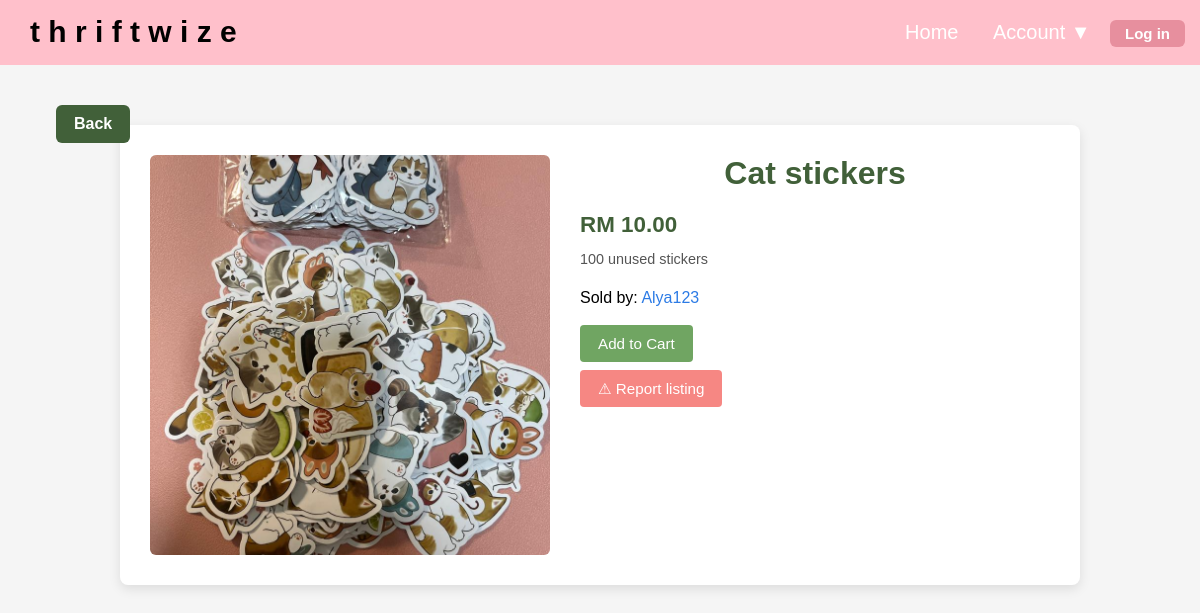
Page /item/1 on the committed database.
### models/items.py (models this page shows)
class Item(db.Model):
    id = db.Column(db.Integer, primary_key=True)
    title = db.Column(db.String(100), nullable=False)
    description = db.Column(db.Text)
    price = db.Column(db.Float)
    trade_option = db.Column(db.String(10))
    image_path = db.Column(db.String(200))
    seller_id = db.Column(db.Integer, db.ForeignKey('user.id'), nullable=False)
    status = db.Column(db.String(50), default='active')
    created_date = db.Column(db.DateTime, default=datetime.utcnow)
    seller = db.relationship('User', backref='items')

### models/user.py (models this page shows, shortened)
class User(db.Model, UserMixin):
    id = db.Column(db.Integer, primary_key=True)
    username = db.Column(db.String(80), nullable=False, unique=True)
    email = db.Column(db.String(120), nullable=False, unique=True)
    password_hash = db.Column(db.String(200), nullable=False)
    bio = db.Column(db.Text, default="")
    profile_pic = db.Column(db.String(200), default="default.jpg")
    role = db.Column(db.String(50), default='user')
    status = db.Column(db.String(50), default='active')
    sent_messages = db.relationship(
    'ChatMessage',
    foreign_keys='ChatMessage.sender_id',
    back_populates='sender'
)
    received_messages = db.relationship(
        'ChatMessage',
        foreign_keys='ChatMessage.receiver_id',
        back_populates='receiver'
    )

### blueprints/item_listing.py (the view)
@item.route("/item/<int:item_id>")
def item_detail(item_id):
    item = Item.query.get_or_404(item_id)
    return render_template("item_detail.html", item=item)

### templates/item_detail.html (shortened to what this page needs)
{% extends 'base.html' %}
{% block body %}
<div class="container-a">
<a href="{{ url_for('main.index') }}" class="cart-button back-button">
   Back
</a>
  <div class="detail-container">
    <div class="detail-card">
      <div class="image-section">
        <img
          src="{{ url_for('static', filename=item.image_path) }}"
          alt="{{ item.title }}"
        >
      </div>
      <div class="info-section">
        <h1>{{ item.title }}</h1>
        <p class="price">RM {{ '%.2f'|format(item.price or 0) }}</p>
        <p class="description">{{ item.description }}</p> <br>
        <p>Sold by: <a href="{{ url_for('user.profile', user_id=item.seller_id) }}"> {{ item.seller.username }} </a>
        </p> <br>
        <form action="{{ url_for('cart.add_to_cart', item_id=item.id) }}" method="get">
  <button type="submit" class="btn primary">Add to Cart</button>
</form><br>
        {% if item.status == 'active' %}
                <a href="{{ url_for('reports.report_listing', listing_id=item.id) }}" class="btn danger">⚠︎ Report listing</a>
            {% else %}
                (suspended)
            {% endif %}
      </div>
    </div>
  </div>
</div>
{% endblock %}

### static/css/main.css (style rules this page uses)
body { margin: 0; padding: 0; box-sizing: border-box; height: 100vh; flex-direction: column; position: relative; font-family: Arial, sans-serif; background-color: #ffffff; }
* { margin: 0; padding: 0; box-sizing: border-box; }
.container-a { margin: 20px; }

### static/css/account.css (style rules this page uses)
img { width: 200px; height: 200px; border-radius: 50%; display: block; margin-left: auto; }

### static/css/base.css (style rules this page uses)
body { font-family: Arial, sans-serif; background-color: #f5f6f8; margin: 0; padding: 0; }
a { text-decoration: none; color: #2c7be5; }

### static/css/marketplace.css (style rules this page uses)
h1 { text-align: center; margin-bottom: 20px; color: #416039; }
.price { font-weight: bold; color: #c95064;; margin: 8px 0; }
.description { font-size: 0.9rem; color: #555; }
.cart-button { padding: 10px 18px; background-color: #416039; color: white; border-radius: 6px; font-weight: bold; text-decoration: none; transition: background-color 0.2s ease, transform 0.15s ease; }

### static/css/itemdetail.css (style rules this page uses)
body { font-family: Arial, sans-serif; background-color: #f5f5f5; margin: 0; }
.detail-container { max-width: 1000px; margin: 40px auto; padding: 20px; }
.detail-card { display: flex; gap: 30px; background-color: white; padding: 30px; border-radius: 8px; box-shadow: 0 4px 12px rgba(0,0,0,0.1); }
.image-section img { width: 400px; height: 400px; object-fit: cover; border-radius: 6px; }
.info-section { flex: 1; }
.info-section h1 { margin-top: 0; }
.price { font-size: 1.4rem; font-weight: bold; color: #416039; margin: 10px 0; }
.description { color: #555; line-height: 1.6; }
.btn { padding: 10px 18px; border-radius: 4px; text-decoration: none; color: white; font-size: 0.95rem; border: none; cursor: pointer; }
.btn.primary { background-color: #70a562; }
.btn.danger { background-color: #f68783; }
.cart-button { padding: 10px 18px; background-color: #416039; color: white; border-radius: 6px; font-weight: bold; text-decoration: none; transition: background-color 0.2s ease, transform 0.15s ease; }
.back-button { position: absolute; margin-left: 3%; }

### rows in the picture
Item: image_path (picture), title "Cat stickers", price "10.00", description "100 unused stickers"
User: seller.username "Alya123"
